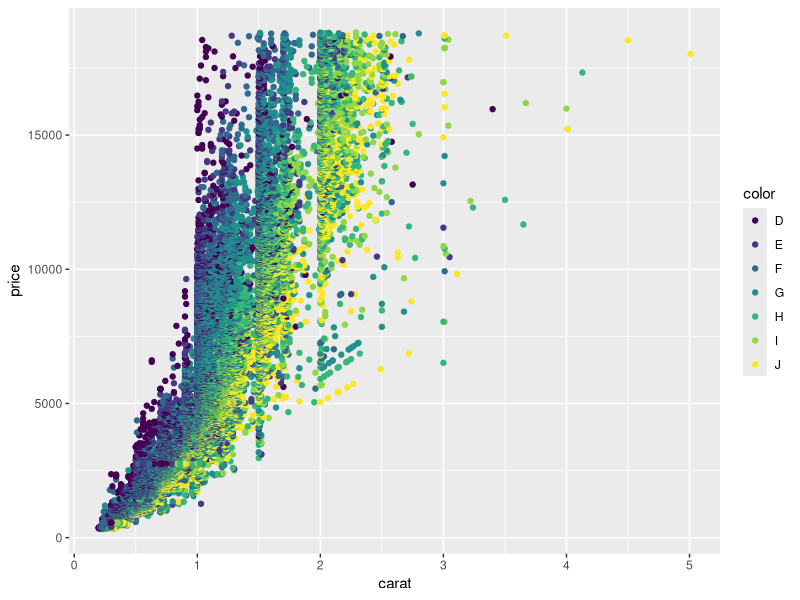
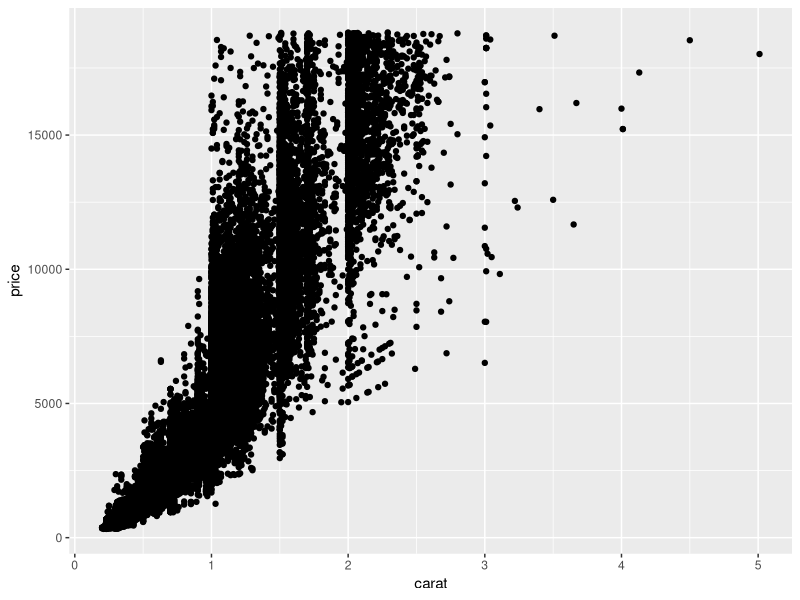
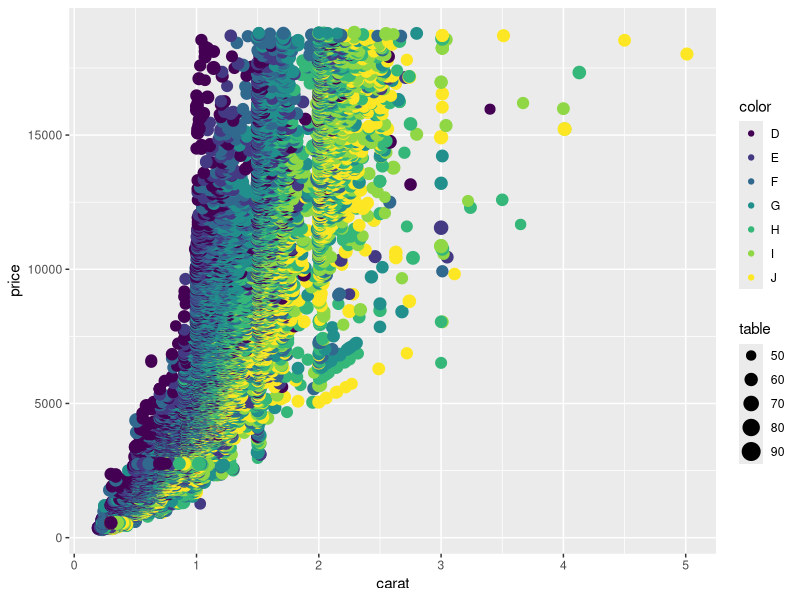
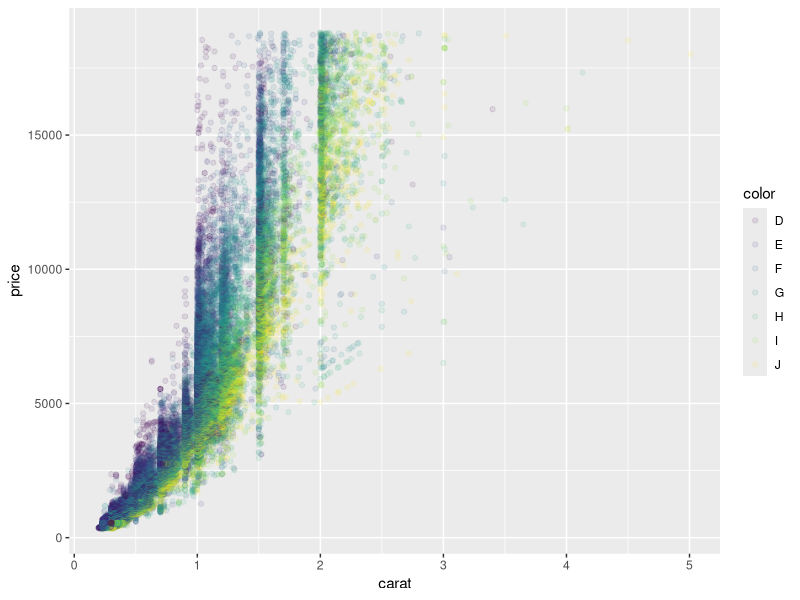
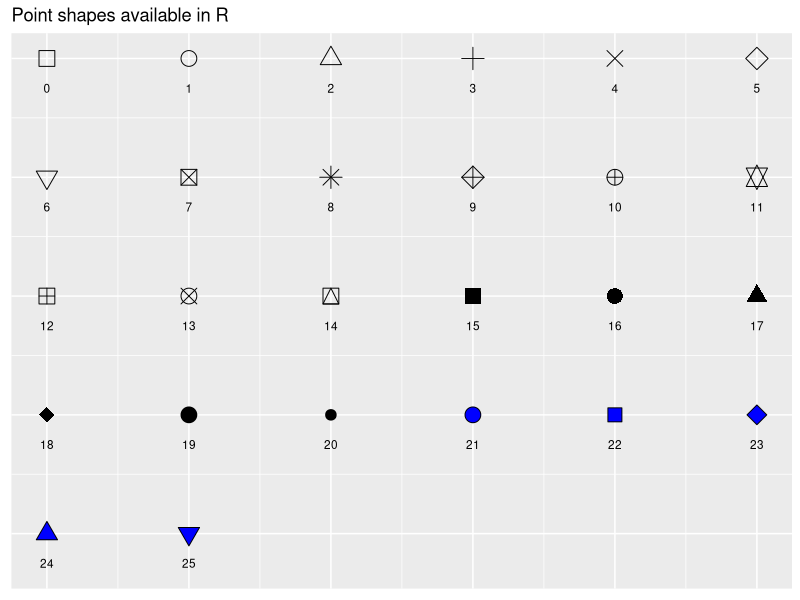

Reproduce these figures in R, in order.
## ---- chunk 1
library(tidyverse)
## ---- chunk 2
knitr::opts_chunk$set(echo = TRUE)
## ---- chunk 3
ggplot(data = diamonds, mapping = aes(x = carat, y = price, colour = color)) +
  geom_point() 
## ---- chunk 4
ggplot(data = diamonds, mapping = aes(x = carat, y = price), colour = color) +
  geom_point()
## ---- chunk 5
ggplot(data = diamonds, mapping = aes(x = carat, y = price, colour = color, size = table)) +
  geom_point()
## ---- chunk 6
ggplot(data = diamonds, mapping = aes(x = carat, y = price, colour = color)) +
  geom_point(alpha = 0.1)
## ---- chunk 7
library(ggpubr)
ggpubr::show_point_shapes()
